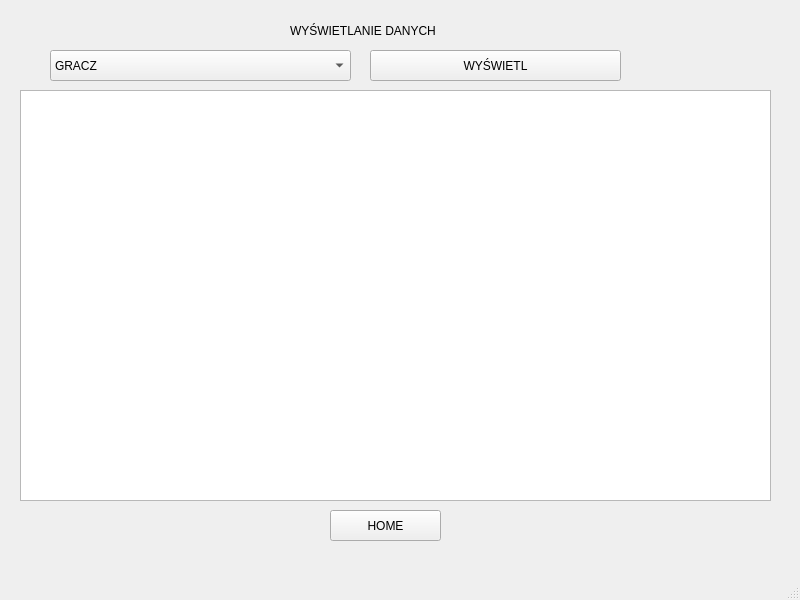
<?xml version="1.0" encoding="UTF-8"?>
<ui version="4.0">
 <class>MainWindow</class>
 <widget class="QMainWindow" name="MainWindow">
  <property name="geometry">
   <rect>
    <x>0</x>
    <y>0</y>
    <width>800</width>
    <height>600</height>
   </rect>
  </property>
  <property name="windowTitle">
   <string>MainWindow</string>
  </property>
  <widget class="QWidget" name="centralwidget">
   <widget class="QLabel" name="label">
    <property name="geometry">
     <rect>
      <x>290</x>
      <y>10</y>
      <width>221</width>
      <height>41</height>
     </rect>
    </property>
    <property name="text">
     <string>WYŚWIETLANIE DANYCH</string>
    </property>
   </widget>
   <widget class="QComboBox" name="comboBox">
    <property name="geometry">
     <rect>
      <x>50</x>
      <y>50</y>
      <width>301</width>
      <height>31</height>
     </rect>
    </property>
    <item>
     <property name="text">
      <string>GRACZ</string>
     </property>
    </item>
    <item>
     <property name="text">
      <string>DRUŻYNA</string>
     </property>
    </item>
    <item>
     <property name="text">
      <string>SEZON</string>
     </property>
    </item>
    <item>
     <property name="text">
      <string>LIGA</string>
     </property>
    </item>
    <item>
     <property name="text">
      <string>SZCZEBEL ROZGRYWEK</string>
     </property>
    </item>
    <item>
     <property name="text">
      <string>SEZON_LIGA</string>
     </property>
    </item>
    <item>
     <property name="text">
      <string>KOLEJKA_ROZGRYWEK</string>
     </property>
    </item>
    <item>
     <property name="text">
      <string>DRUŻYNA_SZCZEBEL</string>
     </property>
    </item>
    <item>
     <property name="text">
      <string>GRACZ_DRUŻYNA</string>
     </property>
    </item>
   </widget>
   <widget class="QTextBrowser" name="textBrowser">
    <property name="geometry">
     <rect>
      <x>20</x>
      <y>90</y>
      <width>751</width>
      <height>411</height>
     </rect>
    </property>
   </widget>
   <widget class="QPushButton" name="pushButton">
    <property name="geometry">
     <rect>
      <x>330</x>
      <y>510</y>
      <width>111</width>
      <height>31</height>
     </rect>
    </property>
    <property name="text">
     <string>HOME</string>
    </property>
   </widget>
   <widget class="QPushButton" name="pushButton_2">
    <property name="geometry">
     <rect>
      <x>370</x>
      <y>50</y>
      <width>251</width>
      <height>31</height>
     </rect>
    </property>
    <property name="text">
     <string>WYŚWIETL</string>
    </property>
   </widget>
  </widget>
  <widget class="QMenuBar" name="menubar">
   <property name="geometry">
    <rect>
     <x>0</x>
     <y>0</y>
     <width>800</width>
     <height>22</height>
    </rect>
   </property>
  </widget>
  <widget class="QStatusBar" name="statusbar"/>
 </widget>
 <resources/>
 <connections/>
</ui>
